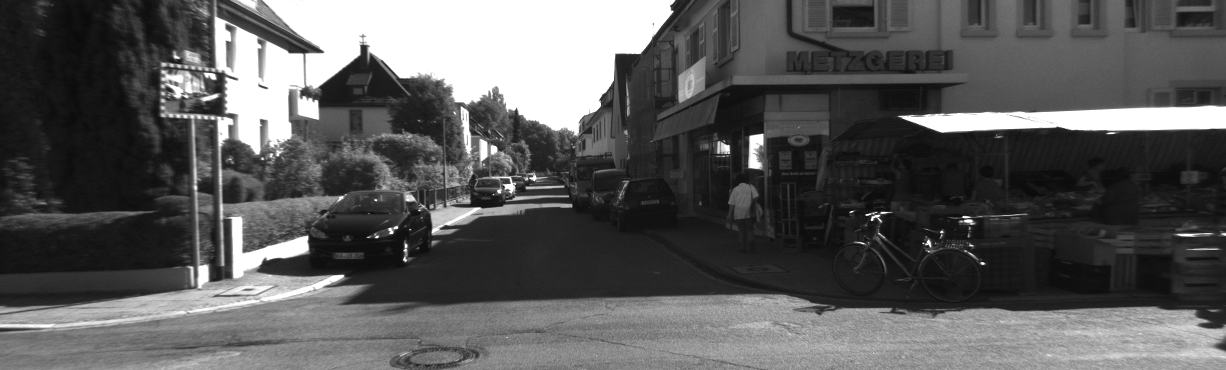
//> input picture build/000001.png, 1226 x 370 px
$ ./debug   (built with g++ and OpenCV 4)
//> lines starting //> are read from the running program, lines starting //| are printed output that depends on the picture; after the words box and inside, x2 and y2 are one past the last pixel; in counts of white or black regions, pixels touching at a corner belong together
//> further down, img is the input picture: 370 rows x 1226 cols, CV_8UC1; min 9, max 255, mean 89.4
#include <opencv2/opencv.hpp>
#include <vector>
#include <algorithm>

// 计算每个格子的梯度总和（复杂度）
void computeGridComplexity(const cv::Mat& grad_magnitude, int grid_size, cv::Mat& complexity_map) {
    complexity_map = cv::Mat::zeros((grad_magnitude.rows + grid_size - 1) / grid_size,
                                    (grad_magnitude.cols + grid_size - 1) / grid_size, CV_32F);
    for (int grid_y = 0; grid_y < grad_magnitude.rows; grid_y += grid_size) {
        for (int grid_x = 0; grid_x < grad_magnitude.cols; grid_x += grid_size) {
            cv::Rect grid_rect(grid_x, grid_y, grid_size, grid_size);
            grid_rect &= cv::Rect(0, 0, grad_magnitude.cols, grad_magnitude.rows); // 边界裁剪
            cv::Mat grid = grad_magnitude(grid_rect);
            float sum = cv::sum(grid)[0]; // 梯度强度总和
            complexity_map.at<float>(grid_y / grid_size, grid_x / grid_size) = sum;
        }
    }
}

// 根据复杂度动态分配选点数量
void distributePoints(const cv::Mat& complexity_map, int total_points, cv::Mat& points_map) {
    float total_complexity = cv::sum(complexity_map)[0];
    points_map = cv::Mat::zeros(complexity_map.size(), CV_32S);
    int total = 0;

    for (int y = 0; y < complexity_map.rows; ++y) {
        for (int x = 0; x < complexity_map.cols; ++x) {
            float complexity = complexity_map.at<float>(y, x);
            int points = static_cast<int>((complexity / total_complexity) * total_points);
            points_map.at<int>(y, x) = points;
            total += points;
        }
    }
    std::cout << "total distribute: " << total << std::endl;
}

void nonMaxSuppression(const cv::Mat& src, cv::Mat& dst, int block_size) {
    cv::Mat max_mask = cv::Mat::zeros(src.size(), CV_8U); // 创建掩膜
    dst = cv::Mat::zeros(src.size(), CV_32F);

    for (int y = 0; y < src.rows; ++y) {
        for (int x = 0; x < src.cols; ++x) {
            // 当前像素值
            float current_value = src.at<float>(y, x);

            // 查找局部最大值
            bool is_max = true;
            for (int dy = -block_size; dy <= block_size; ++dy) {
                for (int dx = -block_size; dx <= block_size; ++dx) {
                    int ny = y + dy, nx = x + dx;
                    if (nx >= 0 && ny >= 0 && nx < src.cols && ny < src.rows) {
                        if (src.at<float>(ny, nx) > current_value) {
                            is_max = false;
                            break;
                        }
                    }
                }
                if (!is_max) break;
            }

            if (is_max) {
                max_mask.at<uchar>(y, x) = 1; // 标记为局部最大
                dst.at<float>(y, x) = current_value;
            }
        }
    }
}

// 栅格内选点
void selectPointsInGrid(const cv::Mat& grid, const cv::Point& grid_offset, int num_points, cv::Mat& result) {
    cv::Mat suppressed_grid;
    nonMaxSuppression(grid, suppressed_grid, 1); // 使用 block_size = 1 进行非极大值抑制

    std::vector<std::pair<float, cv::Point>> candidates;
    for (int y = 0; y < grid.rows; ++y) {
        for (int x = 0; x < grid.cols; ++x) {
            float val = suppressed_grid.at<float>(y, x);
            if (val > 0) { // 只保留抑制后的非零点
                candidates.emplace_back(val, cv::Point(x + grid_offset.x, y + grid_offset.y));
            }
        }
    }

    // 根据梯度强度排序并选点
    std::sort(candidates.begin(), candidates.end(),
              [](const std::pair<float, cv::Point>& a, const std::pair<float, cv::Point>& b) {
                  return a.first > b.first; // 按梯度值降序排序
              });

    for (int i = 0; i < std::min((int)candidates.size(), num_points); ++i) {
        result.at<uchar>(candidates[i].second) = 255; // 标记为选中
    }
}

// 绘制栅格和分配的点数
void drawGridAndLabels(cv::Mat& display, int grid_size, const cv::Mat& points_map) {
    int grid_rows = points_map.rows, grid_cols = points_map.cols;
    for (int r = 0; r < grid_rows; ++r) {
        for (int c = 0; c < grid_cols; ++c) {
            cv::Point top_left(c * grid_size, r * grid_size);
            cv::Point bottom_right((c + 1) * grid_size - 1, (r + 1) * grid_size - 1);

            // 绘制格子
            cv::rectangle(display, top_left, bottom_right, cv::Scalar(0, 255, 0), 1);

            // 显示分配的点数
            int points = points_map.at<int>(r, c);
            cv::putText(display, std::to_string(points),
                        cv::Point(top_left.x, top_left.y + grid_size / 3),
                        cv::FONT_HERSHEY_SIMPLEX, 0.5, cv::Scalar(255, 0, 0), 1);
        }
    }
}

// 主函数：基于梯度复杂度的自适应选点
void adaptiveKeypointSelection(const cv::Mat& img, cv::Mat& result, int grid_size, int total_points) {
//> called with grid_size = 50, total_points = 10000
    // 1. 计算梯度
    cv::Mat grad_x, grad_y, grad_magnitude;
    cv::Sobel(img, grad_x, CV_32F, 1, 0, 3);
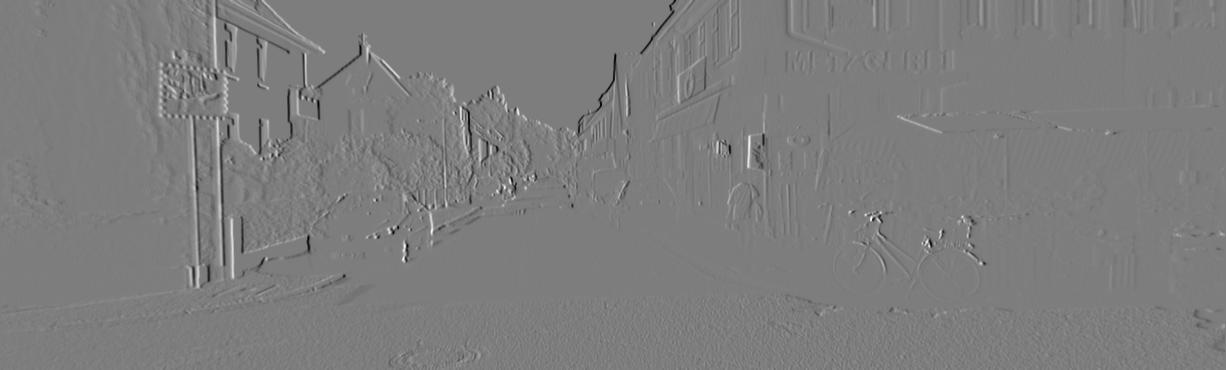
//> grad_x: 370 rows x 1226 cols, CV_32FC1; min -840, max 864, mean 0.2; drawn with min black and max white
    cv::Sobel(img, grad_y, CV_32F, 0, 1, 3);
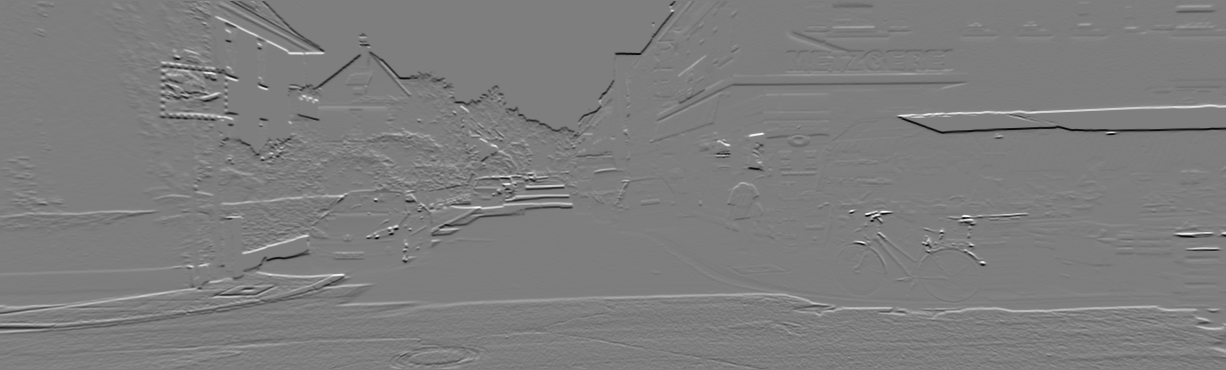
//> grad_y: 370 rows x 1226 cols, CV_32FC1; min -922, max 942, mean 0.2; drawn with min black and max white
    cv::magnitude(grad_x, grad_y, grad_magnitude);
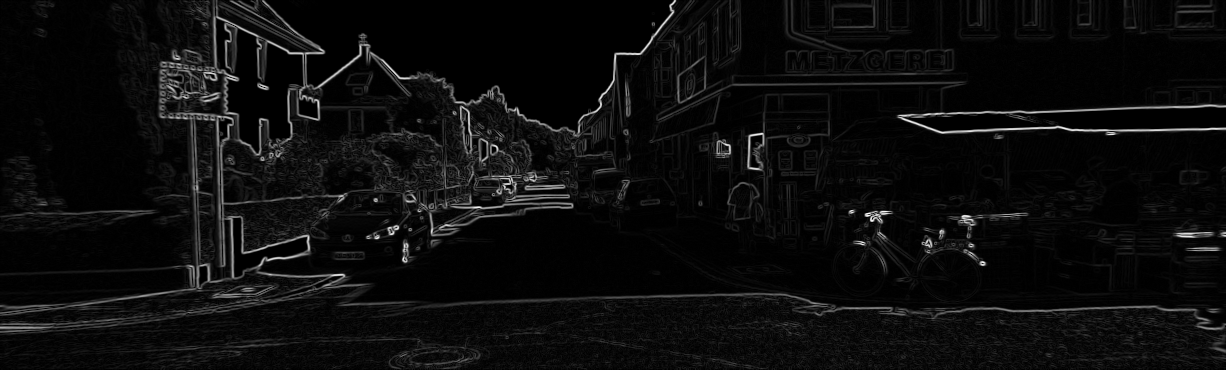
//> grad_magnitude: 370 rows x 1226 cols, CV_32FC1; min 0, max 964.5, mean 49; drawn with min black and max white

    // 2. 计算复杂度地图
    cv::Mat complexity_map;
    computeGridComplexity(grad_magnitude, grid_size, complexity_map);

    // 3. 分配每个格子的选点数量
    cv::Mat points_map;
    distributePoints(complexity_map, total_points, points_map);
//> in distributePoints, `float total_complexity = cv::sum(complexity_map)[0];`: total_complexity = 22234622
//> the loop in distributePoints, `for (int y = 0; y < complexity_map.rows; ++y)` made 8 passes
//> total on passes 1 to 8: 879, 2121, 3877, 5341, 6812, 7767, 9404, 9899
//> after the loop in distributePoints, `for (int y = 0; y < complexity_map.rows; ++y)`: total = 9899
//| total distribute: 9899

    // 4. 在每个格子中选点
    result = cv::Mat::zeros(img.size(), CV_8U);
    for (int grid_y = 0; grid_y < grad_magnitude.rows; grid_y += grid_size) {
        for (int grid_x = 0; grid_x < grad_magnitude.cols; grid_x += grid_size) {
            cv::Rect grid_rect(grid_x, grid_y, grid_size, grid_size);
            grid_rect &= cv::Rect(0, 0, grad_magnitude.cols, grad_magnitude.rows); // 保证不超出边界

            int num_points = points_map.at<int>(grid_y / grid_size, grid_x / grid_size);
            if (num_points > 0) {
                cv::Mat grid = grad_magnitude(grid_rect);
                selectPointsInGrid(grid, cv::Point(grid_x, grid_y), num_points, result);
            }
        }
    }
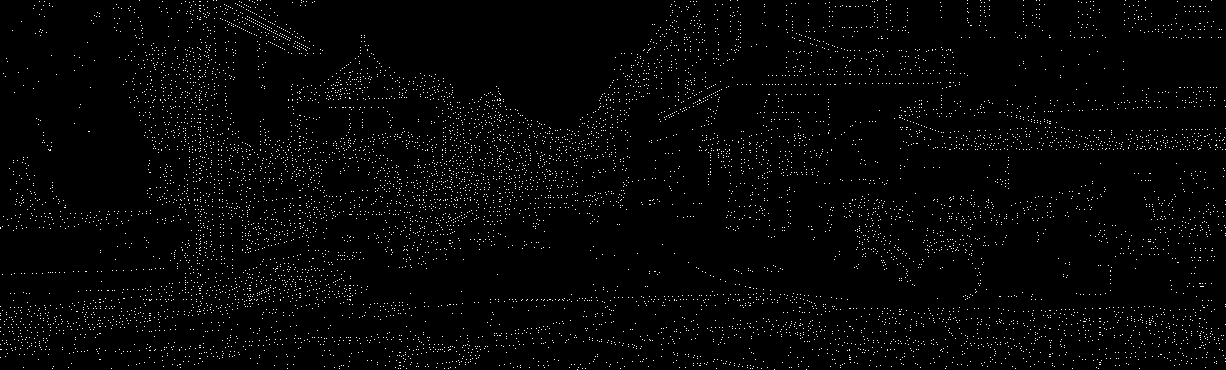
//> result: 370 rows x 1226 cols, CV_8UC1; 2.1% white in thin lines or dots

    // 5. 绘制结果
    cv::Mat display;
    cv::cvtColor(img, display, cv::COLOR_GRAY2BGR);
    drawGridAndLabels(display, grid_size, points_map); // 绘制格子和标签
//> after the loop in drawGridAndLabels, `for (int r = 0; r < grid_rows; ++r)`:
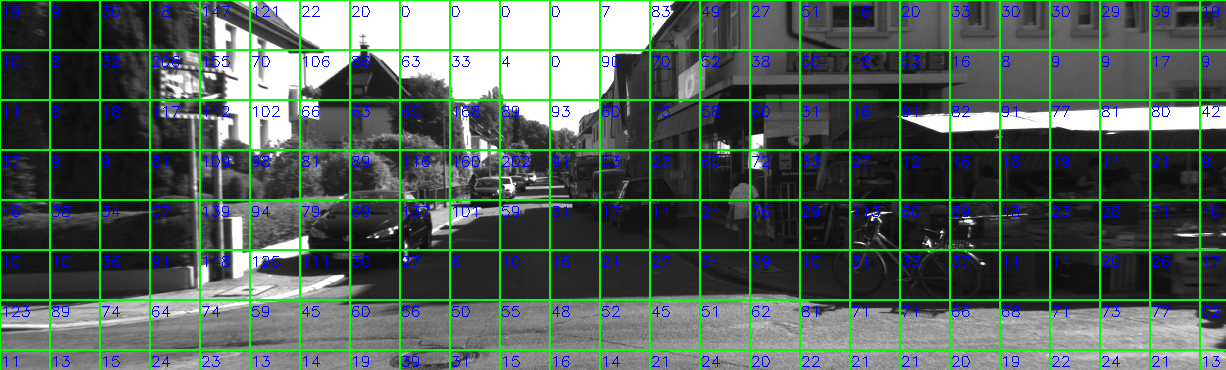
//> display: 370 rows x 1226 cols, CV_8UC3; 9.99% of pixels changed, all inside (x1, y1, x2, y2) = (0, 0, 1226, 370)
    int total;
    for (int y = 0; y < result.rows; ++y) {
        for (int x = 0; x < result.cols; ++x) {
            if (result.at<uchar>(y, x) == 255) {
                cv::circle(display, cv::Point(x, y), 2, cv::Scalar(0, 0, 255), -1);
                total++;
            }
        }
    }
//> this loop made 370 passes
//> total on passes 1 to 3: 20, 44, 56
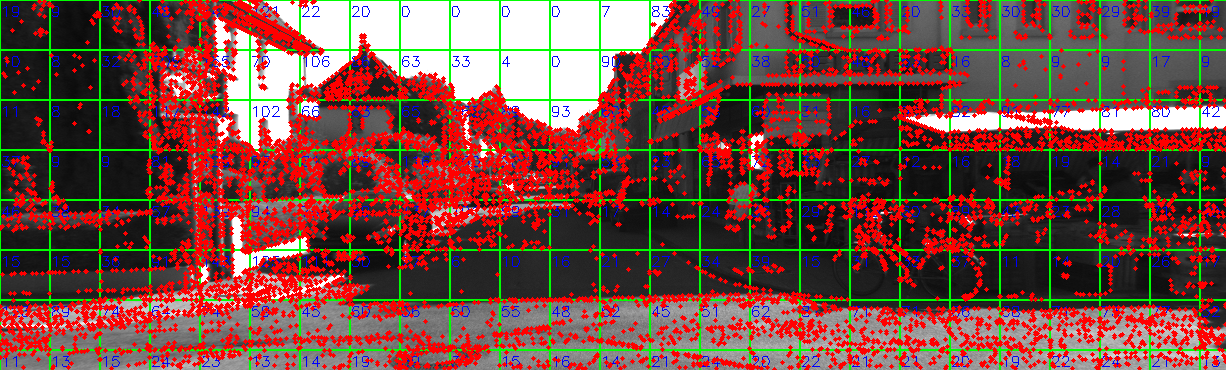
//> display: 370 rows x 1226 cols, CV_8UC3; mean B, G, R 66.2, 76.2, 119.3
//> after the loop, total = 9336
    std::cout << "actually total: " << total << std::endl;
//| actually total: 9336

    cv::imshow("Adaptive Keypoints with Grid", display);
    cv::waitKey(0);
}

// 测试程序
int main() {
    // 1. 读取灰度图像
    std::string image_path = "./000001.png"; // 替换为你的图像路径
    cv::Mat img = cv::imread(image_path, cv::IMREAD_GRAYSCALE);
    if (img.empty()) {
        std::cerr << "Failed to load image!" << std::endl;
        return -1;
    }

    // 2. 自适应选点
    cv::Mat result;
    adaptiveKeypointSelection(img, result, 50, 10000); // 每格50x50，总共2000个点

    return 0;
}
